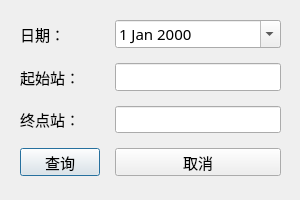
<?xml version="1.0" encoding="UTF-8"?>
<ui version="4.0">
 <class>BuyQueryDialog</class>
 <widget class="QDialog" name="BuyQueryDialog">
  <property name="geometry">
   <rect>
    <x>0</x>
    <y>0</y>
    <width>300</width>
    <height>200</height>
   </rect>
  </property>
  <property name="sizePolicy">
   <sizepolicy hsizetype="Fixed" vsizetype="Fixed">
    <horstretch>0</horstretch>
    <verstretch>0</verstretch>
   </sizepolicy>
  </property>
  <property name="minimumSize">
   <size>
    <width>300</width>
    <height>200</height>
   </size>
  </property>
  <property name="maximumSize">
   <size>
    <width>300</width>
    <height>200</height>
   </size>
  </property>
  <property name="windowTitle">
   <string>请输入查询信息</string>
  </property>
  <widget class="QWidget" name="layoutWidget">
   <property name="geometry">
    <rect>
     <x>20</x>
     <y>20</y>
     <width>261</width>
     <height>156</height>
    </rect>
   </property>
   <property name="font">
    <font>
     <family>华文楷体</family>
     <pointsize>11</pointsize>
    </font>
   </property>
   <layout class="QFormLayout" name="formLayout">
    <property name="sizeConstraint">
     <enum>QLayout::SetDefaultConstraint</enum>
    </property>
    <property name="horizontalSpacing">
     <number>15</number>
    </property>
    <property name="verticalSpacing">
     <number>15</number>
    </property>
    <item row="0" column="0">
     <widget class="QLabel" name="label">
      <property name="font">
       <font>
        <family>华文楷体</family>
        <pointsize>11</pointsize>
       </font>
      </property>
      <property name="text">
       <string>日期：</string>
      </property>
     </widget>
    </item>
    <item row="0" column="1">
     <widget class="QDateEdit" name="dateEdit">
      <property name="font">
       <font>
        <family>华文楷体</family>
        <pointsize>11</pointsize>
       </font>
      </property>
      <property name="calendarPopup">
       <bool>true</bool>
      </property>
     </widget>
    </item>
    <item row="1" column="0">
     <widget class="QLabel" name="label_2">
      <property name="font">
       <font>
        <family>华文楷体</family>
        <pointsize>11</pointsize>
       </font>
      </property>
      <property name="text">
       <string>起始站：</string>
      </property>
     </widget>
    </item>
    <item row="1" column="1">
     <widget class="QLineEdit" name="startLineEdit">
      <property name="font">
       <font>
        <family>华文楷体</family>
        <pointsize>11</pointsize>
       </font>
      </property>
     </widget>
    </item>
    <item row="2" column="0">
     <widget class="QLabel" name="label_3">
      <property name="font">
       <font>
        <family>华文楷体</family>
        <pointsize>11</pointsize>
       </font>
      </property>
      <property name="text">
       <string>终点站：</string>
      </property>
     </widget>
    </item>
    <item row="2" column="1">
     <widget class="QLineEdit" name="endLineEdit">
      <property name="font">
       <font>
        <family>华文楷体</family>
        <pointsize>11</pointsize>
       </font>
      </property>
     </widget>
    </item>
    <item row="3" column="0">
     <widget class="QPushButton" name="pushButton">
      <property name="font">
       <font>
        <family>华文楷体</family>
        <pointsize>11</pointsize>
       </font>
      </property>
      <property name="text">
       <string>查询</string>
      </property>
     </widget>
    </item>
    <item row="3" column="1">
     <widget class="QPushButton" name="pushButton_2">
      <property name="font">
       <font>
        <family>华文楷体</family>
        <pointsize>11</pointsize>
       </font>
      </property>
      <property name="text">
       <string>取消</string>
      </property>
     </widget>
    </item>
   </layout>
  </widget>
 </widget>
 <resources/>
 <connections>
  <connection>
   <sender>pushButton_2</sender>
   <signal>clicked()</signal>
   <receiver>BuyQueryDialog</receiver>
   <slot>accept()</slot>
   <hints>
    <hint type="sourcelabel">
     <x>200</x>
     <y>142</y>
    </hint>
    <hint type="destinationlabel">
     <x>156</x>
     <y>165</y>
    </hint>
   </hints>
  </connection>
 </connections>
</ui>
